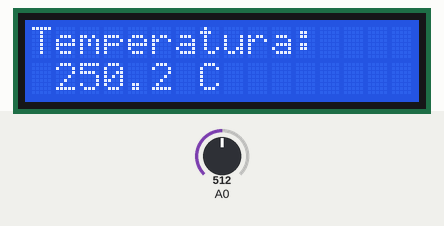
Simulated run of this sketch. Board: Arduino Mega 2560, built with avr-gcc and run on an emulated ATmega2560. Parts: 16×2 character LCD. The inputs (shaded band) are chosen by the test bench; at power-on: A0 = 512.

Above: at 1.2 s.
1.3 s: A0 set to 716
At 2.4 s:
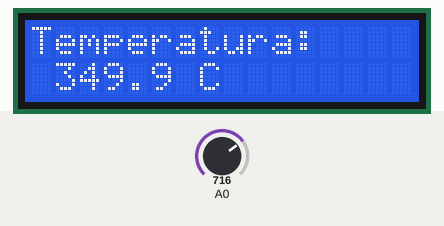
2.8 s: A0 set to 900
At 3.4 s:
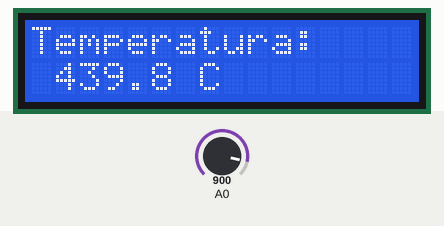
4.3 s: A0 set to 1023
At 5.4 s:
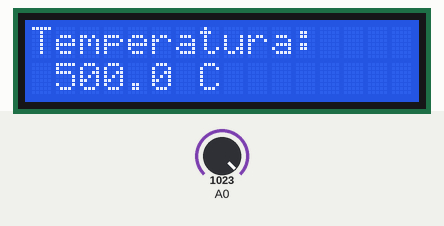
Timing chart, 0 to 7.3 s (numbered marks = the images above; inputs shaded):
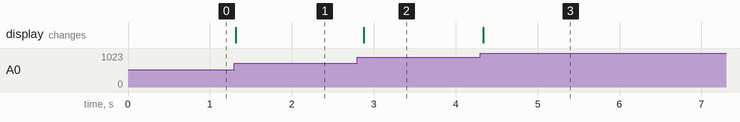

The sketch:

Temperatura_01.ino
```cpp
#include <LiquidCrystal.h>

LiquidCrystal lcd(22, 23, 24, 25, 26, 27, 28); //(RS, RW, E, D4,D5, D6, D7)

void setup() {
  lcd.begin(16, 2);
}

void loop() {
  float temp = analogRead(A0);
  temp = temp * 5 / 1023;
  temp = temp * 100;
  lcd.setCursor(0, 0);
  lcd.print("Temperatura: ");
  lcd.noCursor();
  lcd.setCursor(1, 1);
  lcd.print(temp);
  lcd.noCursor();
  lcd.setCursor(6, 1);
  lcd.print(" C");
  lcd.noCursor();
  delay(100);
}
```

Measured:
- after the input at 1.3 s, the display: changes at once (image 1)
- after the input at 2.8 s, the display: changes after 0.08 s (image 2)
- after the input at 4.3 s, the display: changes at once (image 3)
